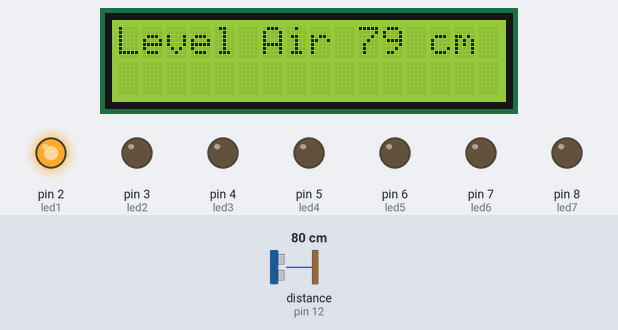
Bench run of a sketch on a simulated Arduino Uno, built with avr-gcc and run on an emulated ATmega328P. Shown: 16×2 character LCD, output pins drawn as LEDs (lit = HIGH). Wiring (inferred from the names in the program): ultrasonic range finder: trigger pin 11; echo pin 12. The inputs (shaded band) are chosen by the test bench; at power-on: distance to the obstacle (sensor on pin 12) 80 cm. The echo pulse lasts 58.3 µs per cm; pins used as bus, display or sensor lines are not drawn; what the sketch prints to the serial monitor is not drawn.

Above: at 3.2 s.
3.3 s: distance to the obstacle (sensor on pin 12) set to 4 cm
At 5.7 s:
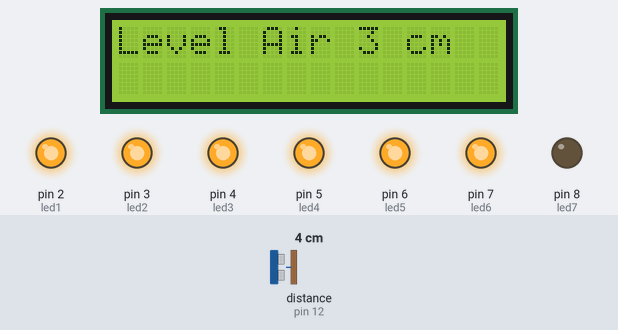
6.4 s: distance to the obstacle (sensor on pin 12) set to 2 cm
At 8.0 s:
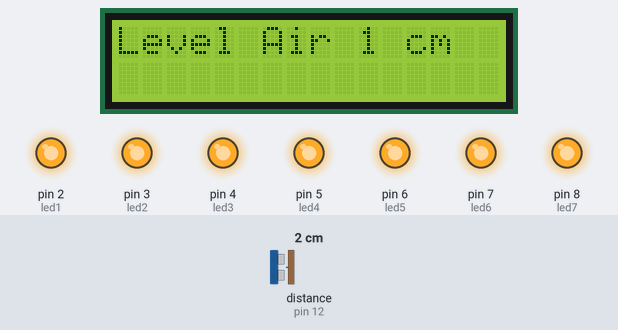
8.7 s: distance to the obstacle (sensor on pin 12) set to 7 cm
At 10.2 s:
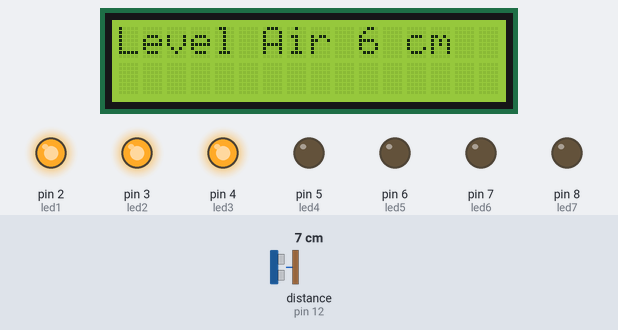
Timing chart, 0 to 11.7 s (numbered marks = the images above; inputs shaded):
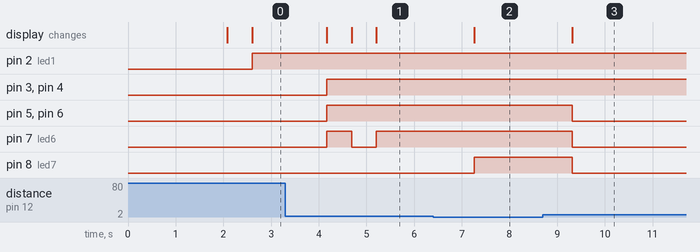

Measured:
- after the input at 3.3 s, pin 3 (led2), pin 4 (led3), pin 5 (led4), pin 6 (led5): LOW → HIGH after 0.87 s; pin 7 (led6): LOW → HIGH after 0.87 s, → LOW 0.52 s later, → HIGH 0.52 s later; the display: changes after 0.87 s (image 1)
- after the input at 6.4 s, pin 8 (led7): LOW → HIGH after 0.86 s; the display: changes after 0.86 s (image 2)
- after the input at 8.7 s, pin 5 (led4), pin 6 (led5), pin 7 (led6), pin 8 (led7): HIGH → LOW after 0.61 s; the display: changes after 0.61 s (image 3)

The sketch:

sensorultrasoniklevelair.ino
```cpp
#include  <Wire.h>
#include  <LiquidCrystal_I2C.h>
int trig = 11;
int echo = 12;


int led1 = 2;
int led2 = 3;
int led3 = 4;
int led4 = 5;
int led5 = 6;
int led6 = 7;
int led7 = 8;
long durasi, jarak,jarakk;
long waktuu = 8;
long old_time = 0;
long waktu = 500;
long old_timee = 0;

int toggle = 1;
LiquidCrystal_I2C lcd(0x27,16,2);
void setup() {
  // put your setup code here, to run once:
  pinMode(trig, OUTPUT);
  pinMode(echo, INPUT);
  pinMode(led1, OUTPUT);
  pinMode(led2, OUTPUT);
  pinMode(led3, OUTPUT);
  pinMode(led4, OUTPUT);
  pinMode(led5, OUTPUT);
  pinMode(led6, OUTPUT);
  pinMode(led7, OUTPUT);
  Serial.begin(9600);
  lcd.init();
  lcd.backlight();
  lcd.setCursor(0,0);
  lcd.print("Info Tenik");

  lcd.setCursor(0,1);
  lcd.print("Youtube");
  delay(2000);
  lcd.clear();

}

void loop() {
  digitalWrite(trig, LOW);
  delayMicroseconds(8);
  digitalWrite(trig, HIGH);
  delayMicroseconds(8);
  digitalWrite(trig, LOW);
  delayMicroseconds(8);
  durasi = pulseIn(echo, HIGH);
  jarakk = (durasi / 2) / 29.1;
  Serial.println(jarakk);
  delay(500);
    if(jarakk == 1199){

      jarak = '0';
    }else{
      jarak = jarakk;
    }


  if ( millis() - old_time > waktu){


    lcd.setCursor(0,0);
    lcd.print("Level Air ");
    lcd.print(jarak);
    lcd.print(" cm   ");

     digitalWrite(led1, HIGH);
     if(jarak <= 7){
          digitalWrite(led2, HIGH);

     }else if(jarak > 7){

          digitalWrite(led2, LOW);
     }

     if(jarak <= 6){
          digitalWrite(led3, HIGH);

     }else if(jarak > 6){

          digitalWrite(led3, LOW);
     }

    if(jarak <= 5){
          digitalWrite(led4, HIGH);

     }else if(jarak > 5){

          digitalWrite(led4, LOW);
     }
     if(jarak <= 4){
          digitalWrite(led5, HIGH);
     }else if(jarak > 4){
          digitalWrite(led5, LOW);
     }
     if(jarak <= 3){
          digitalWrite(led6, HIGH);
     }else if(jarak > 3){
          digitalWrite(led6, LOW);
     }
      if(jarak <= 2){
          digitalWrite(led7, HIGH);
     }else if(jarak > 2){
          digitalWrite(led7, LOW);

     }


   old_time= millis();


 }

}
```
